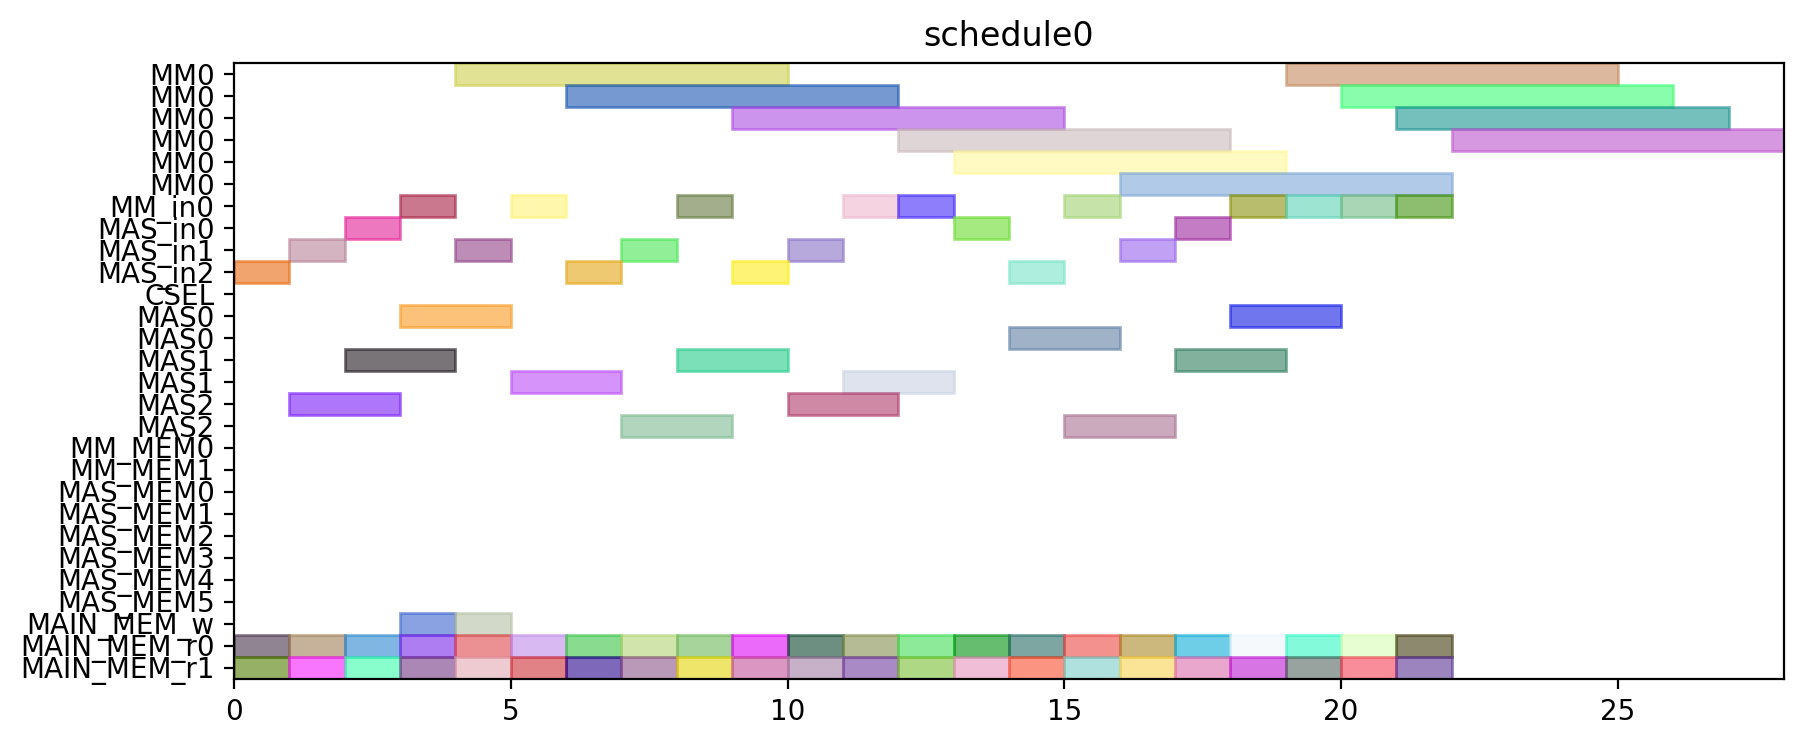

The script that drew this image:
from pyschedule import Scenario, solvers, plotters, alt


def solve():
	horizon = 120
	S = Scenario("schedule0", horizon=horizon)

	# resource
	MM = S.Resources('MM', num=1, size=6)
	MM_in = S.Resources('MM_in', num=1)
	MAS_in = S.Resources('MAS_in', num=3)
	CSEL = S.Resource('CSEL')
	MAS = S.Resources('MAS', num=3, size=2, periods=range(1, horizon))
	MM_MEM = S.Resources('MM_MEM', num=2)
	MAS_MEM = S.Resources('MAS_MEM', num=6)
	MAIN_MEM_w = S.Resource('MAIN_MEM_w', size=1)
	MAIN_MEM_r = S.Resources('MAIN_MEM_r', num=2)

	# result of previous scheduling

	# new tasks
	c10_t0 = S.Task('c10_t0', length=6, delay_cost=1)
	c10_t0 += alt(MM)
	c10_t0_in = S.Task('c10_t0_in', length=1, delay_cost=1)
	c10_t0_in += alt(MM_in)
	S += c10_t0_in*MM_in[0]<=c10_t0*MM[0]
	c10_t0_mem0 = S.Task('c10_t0_mem0', length=1, delay_cost=1)
	c10_t0_mem0 += MAIN_MEM_r[0]
	S += c10_t0_mem0 <= c10_t0

	c10_t0_mem1 = S.Task('c10_t0_mem1', length=1, delay_cost=1)
	c10_t0_mem1 += MAIN_MEM_r[1]
	S += c10_t0_mem1 <= c10_t0

	c10_t1 = S.Task('c10_t1', length=6, delay_cost=1)
	c10_t1 += alt(MM)
	c10_t1_in = S.Task('c10_t1_in', length=1, delay_cost=1)
	c10_t1_in += alt(MM_in)
	S += c10_t1_in*MM_in[0]<=c10_t1*MM[0]
	c10_t1_mem0 = S.Task('c10_t1_mem0', length=1, delay_cost=1)
	c10_t1_mem0 += MAIN_MEM_r[0]
	S += c10_t1_mem0 <= c10_t1

	c10_t1_mem1 = S.Task('c10_t1_mem1', length=1, delay_cost=1)
	c10_t1_mem1 += MAIN_MEM_r[1]
	S += c10_t1_mem1 <= c10_t1

	c10_t2 = S.Task('c10_t2', length=2, delay_cost=1)
	c10_t2 += alt(MAS)
	c10_t2_in = S.Task('c10_t2_in', length=1, delay_cost=1)
	c10_t2_in += alt(MAS_in)
	S += c10_t2_in*MAS_in[0]<=c10_t2*MAS[0]

	S += c10_t2_in*MAS_in[1]<=c10_t2*MAS[1]

	S += c10_t2_in*MAS_in[2]<=c10_t2*MAS[2]

	c10_t2_mem0 = S.Task('c10_t2_mem0', length=1, delay_cost=1)
	c10_t2_mem0 += MAIN_MEM_r[0]
	S += c10_t2_mem0 <= c10_t2

	c10_t2_mem1 = S.Task('c10_t2_mem1', length=1, delay_cost=1)
	c10_t2_mem1 += MAIN_MEM_r[1]
	S += c10_t2_mem1 <= c10_t2

	c10_t3 = S.Task('c10_t3', length=2, delay_cost=1)
	c10_t3 += alt(MAS)
	c10_t3_in = S.Task('c10_t3_in', length=1, delay_cost=1)
	c10_t3_in += alt(MAS_in)
	S += c10_t3_in*MAS_in[0]<=c10_t3*MAS[0]

	S += c10_t3_in*MAS_in[1]<=c10_t3*MAS[1]

	S += c10_t3_in*MAS_in[2]<=c10_t3*MAS[2]

	c10_t3_mem0 = S.Task('c10_t3_mem0', length=1, delay_cost=1)
	c10_t3_mem0 += MAIN_MEM_r[0]
	S += c10_t3_mem0 <= c10_t3

	c10_t3_mem1 = S.Task('c10_t3_mem1', length=1, delay_cost=1)
	c10_t3_mem1 += MAIN_MEM_r[1]
	S += c10_t3_mem1 <= c10_t3

	c20_t0 = S.Task('c20_t0', length=6, delay_cost=1)
	c20_t0 += alt(MM)
	c20_t0_in = S.Task('c20_t0_in', length=1, delay_cost=1)
	c20_t0_in += alt(MM_in)
	S += c20_t0_in*MM_in[0]<=c20_t0*MM[0]
	c20_t0_mem0 = S.Task('c20_t0_mem0', length=1, delay_cost=1)
	c20_t0_mem0 += MAIN_MEM_r[0]
	S += c20_t0_mem0 <= c20_t0

	c20_t0_mem1 = S.Task('c20_t0_mem1', length=1, delay_cost=1)
	c20_t0_mem1 += MAIN_MEM_r[1]
	S += c20_t0_mem1 <= c20_t0

	c20_t1 = S.Task('c20_t1', length=6, delay_cost=1)
	c20_t1 += alt(MM)
	c20_t1_in = S.Task('c20_t1_in', length=1, delay_cost=1)
	c20_t1_in += alt(MM_in)
	S += c20_t1_in*MM_in[0]<=c20_t1*MM[0]
	c20_t1_mem0 = S.Task('c20_t1_mem0', length=1, delay_cost=1)
	c20_t1_mem0 += MAIN_MEM_r[0]
	S += c20_t1_mem0 <= c20_t1

	c20_t1_mem1 = S.Task('c20_t1_mem1', length=1, delay_cost=1)
	c20_t1_mem1 += MAIN_MEM_r[1]
	S += c20_t1_mem1 <= c20_t1

	c20_t2 = S.Task('c20_t2', length=2, delay_cost=1)
	c20_t2 += alt(MAS)
	c20_t2_in = S.Task('c20_t2_in', length=1, delay_cost=1)
	c20_t2_in += alt(MAS_in)
	S += c20_t2_in*MAS_in[0]<=c20_t2*MAS[0]

	S += c20_t2_in*MAS_in[1]<=c20_t2*MAS[1]

	S += c20_t2_in*MAS_in[2]<=c20_t2*MAS[2]

	c20_t2_mem0 = S.Task('c20_t2_mem0', length=1, delay_cost=1)
	c20_t2_mem0 += MAIN_MEM_r[0]
	S += c20_t2_mem0 <= c20_t2

	c20_t2_mem1 = S.Task('c20_t2_mem1', length=1, delay_cost=1)
	c20_t2_mem1 += MAIN_MEM_r[1]
	S += c20_t2_mem1 <= c20_t2

	c20_t3 = S.Task('c20_t3', length=2, delay_cost=1)
	c20_t3 += alt(MAS)
	c20_t3_in = S.Task('c20_t3_in', length=1, delay_cost=1)
	c20_t3_in += alt(MAS_in)
	S += c20_t3_in*MAS_in[0]<=c20_t3*MAS[0]

	S += c20_t3_in*MAS_in[1]<=c20_t3*MAS[1]

	S += c20_t3_in*MAS_in[2]<=c20_t3*MAS[2]

	c20_t3_mem0 = S.Task('c20_t3_mem0', length=1, delay_cost=1)
	c20_t3_mem0 += MAIN_MEM_r[0]
	S += c20_t3_mem0 <= c20_t3

	c20_t3_mem1 = S.Task('c20_t3_mem1', length=1, delay_cost=1)
	c20_t3_mem1 += MAIN_MEM_r[1]
	S += c20_t3_mem1 <= c20_t3

	c01_t0 = S.Task('c01_t0', length=6, delay_cost=1)
	c01_t0 += alt(MM)
	c01_t0_in = S.Task('c01_t0_in', length=1, delay_cost=1)
	c01_t0_in += alt(MM_in)
	S += c01_t0_in*MM_in[0]<=c01_t0*MM[0]
	c01_t0_mem0 = S.Task('c01_t0_mem0', length=1, delay_cost=1)
	c01_t0_mem0 += MAIN_MEM_r[0]
	S += c01_t0_mem0 <= c01_t0

	c01_t0_mem1 = S.Task('c01_t0_mem1', length=1, delay_cost=1)
	c01_t0_mem1 += MAIN_MEM_r[1]
	S += c01_t0_mem1 <= c01_t0

	c01_t1 = S.Task('c01_t1', length=6, delay_cost=1)
	c01_t1 += alt(MM)
	c01_t1_in = S.Task('c01_t1_in', length=1, delay_cost=1)
	c01_t1_in += alt(MM_in)
	S += c01_t1_in*MM_in[0]<=c01_t1*MM[0]
	c01_t1_mem0 = S.Task('c01_t1_mem0', length=1, delay_cost=1)
	c01_t1_mem0 += MAIN_MEM_r[0]
	S += c01_t1_mem0 <= c01_t1

	c01_t1_mem1 = S.Task('c01_t1_mem1', length=1, delay_cost=1)
	c01_t1_mem1 += MAIN_MEM_r[1]
	S += c01_t1_mem1 <= c01_t1

	c01_t2 = S.Task('c01_t2', length=2, delay_cost=1)
	c01_t2 += alt(MAS)
	c01_t2_in = S.Task('c01_t2_in', length=1, delay_cost=1)
	c01_t2_in += alt(MAS_in)
	S += c01_t2_in*MAS_in[0]<=c01_t2*MAS[0]

	S += c01_t2_in*MAS_in[1]<=c01_t2*MAS[1]

	S += c01_t2_in*MAS_in[2]<=c01_t2*MAS[2]

	c01_t2_mem0 = S.Task('c01_t2_mem0', length=1, delay_cost=1)
	c01_t2_mem0 += MAIN_MEM_r[0]
	S += c01_t2_mem0 <= c01_t2

	c01_t2_mem1 = S.Task('c01_t2_mem1', length=1, delay_cost=1)
	c01_t2_mem1 += MAIN_MEM_r[1]
	S += c01_t2_mem1 <= c01_t2

	c01_t3 = S.Task('c01_t3', length=2, delay_cost=1)
	c01_t3 += alt(MAS)
	c01_t3_in = S.Task('c01_t3_in', length=1, delay_cost=1)
	c01_t3_in += alt(MAS_in)
	S += c01_t3_in*MAS_in[0]<=c01_t3*MAS[0]

	S += c01_t3_in*MAS_in[1]<=c01_t3*MAS[1]

	S += c01_t3_in*MAS_in[2]<=c01_t3*MAS[2]

	c01_t3_mem0 = S.Task('c01_t3_mem0', length=1, delay_cost=1)
	c01_t3_mem0 += MAIN_MEM_r[0]
	S += c01_t3_mem0 <= c01_t3

	c01_t3_mem1 = S.Task('c01_t3_mem1', length=1, delay_cost=1)
	c01_t3_mem1 += MAIN_MEM_r[1]
	S += c01_t3_mem1 <= c01_t3

	c11_t0 = S.Task('c11_t0', length=6, delay_cost=1)
	c11_t0 += alt(MM)
	c11_t0_in = S.Task('c11_t0_in', length=1, delay_cost=1)
	c11_t0_in += alt(MM_in)
	S += c11_t0_in*MM_in[0]<=c11_t0*MM[0]
	c11_t0_mem0 = S.Task('c11_t0_mem0', length=1, delay_cost=1)
	c11_t0_mem0 += MAIN_MEM_r[0]
	S += c11_t0_mem0 <= c11_t0

	c11_t0_mem1 = S.Task('c11_t0_mem1', length=1, delay_cost=1)
	c11_t0_mem1 += MAIN_MEM_r[1]
	S += c11_t0_mem1 <= c11_t0

	c11_t1 = S.Task('c11_t1', length=6, delay_cost=1)
	c11_t1 += alt(MM)
	c11_t1_in = S.Task('c11_t1_in', length=1, delay_cost=1)
	c11_t1_in += alt(MM_in)
	S += c11_t1_in*MM_in[0]<=c11_t1*MM[0]
	c11_t1_mem0 = S.Task('c11_t1_mem0', length=1, delay_cost=1)
	c11_t1_mem0 += MAIN_MEM_r[0]
	S += c11_t1_mem0 <= c11_t1

	c11_t1_mem1 = S.Task('c11_t1_mem1', length=1, delay_cost=1)
	c11_t1_mem1 += MAIN_MEM_r[1]
	S += c11_t1_mem1 <= c11_t1

	c11_t2 = S.Task('c11_t2', length=2, delay_cost=1)
	c11_t2 += alt(MAS)
	c11_t2_in = S.Task('c11_t2_in', length=1, delay_cost=1)
	c11_t2_in += alt(MAS_in)
	S += c11_t2_in*MAS_in[0]<=c11_t2*MAS[0]

	S += c11_t2_in*MAS_in[1]<=c11_t2*MAS[1]

	S += c11_t2_in*MAS_in[2]<=c11_t2*MAS[2]

	c11_t2_mem0 = S.Task('c11_t2_mem0', length=1, delay_cost=1)
	c11_t2_mem0 += MAIN_MEM_r[0]
	S += c11_t2_mem0 <= c11_t2

	c11_t2_mem1 = S.Task('c11_t2_mem1', length=1, delay_cost=1)
	c11_t2_mem1 += MAIN_MEM_r[1]
	S += c11_t2_mem1 <= c11_t2

	c11_t3 = S.Task('c11_t3', length=2, delay_cost=1)
	c11_t3 += alt(MAS)
	c11_t3_in = S.Task('c11_t3_in', length=1, delay_cost=1)
	c11_t3_in += alt(MAS_in)
	S += c11_t3_in*MAS_in[0]<=c11_t3*MAS[0]

	S += c11_t3_in*MAS_in[1]<=c11_t3*MAS[1]

	S += c11_t3_in*MAS_in[2]<=c11_t3*MAS[2]

	c11_t3_mem0 = S.Task('c11_t3_mem0', length=1, delay_cost=1)
	c11_t3_mem0 += MAIN_MEM_r[0]
	S += c11_t3_mem0 <= c11_t3

	c11_t3_mem1 = S.Task('c11_t3_mem1', length=1, delay_cost=1)
	c11_t3_mem1 += MAIN_MEM_r[1]
	S += c11_t3_mem1 <= c11_t3

	c21_t0 = S.Task('c21_t0', length=6, delay_cost=1)
	c21_t0 += alt(MM)
	c21_t0_in = S.Task('c21_t0_in', length=1, delay_cost=1)
	c21_t0_in += alt(MM_in)
	S += c21_t0_in*MM_in[0]<=c21_t0*MM[0]
	c21_t0_mem0 = S.Task('c21_t0_mem0', length=1, delay_cost=1)
	c21_t0_mem0 += MAIN_MEM_r[0]
	S += c21_t0_mem0 <= c21_t0

	c21_t0_mem1 = S.Task('c21_t0_mem1', length=1, delay_cost=1)
	c21_t0_mem1 += MAIN_MEM_r[1]
	S += c21_t0_mem1 <= c21_t0

	c21_t1 = S.Task('c21_t1', length=6, delay_cost=1)
	c21_t1 += alt(MM)
	c21_t1_in = S.Task('c21_t1_in', length=1, delay_cost=1)
	c21_t1_in += alt(MM_in)
	S += c21_t1_in*MM_in[0]<=c21_t1*MM[0]
	c21_t1_mem0 = S.Task('c21_t1_mem0', length=1, delay_cost=1)
	c21_t1_mem0 += MAIN_MEM_r[0]
	S += c21_t1_mem0 <= c21_t1

	c21_t1_mem1 = S.Task('c21_t1_mem1', length=1, delay_cost=1)
	c21_t1_mem1 += MAIN_MEM_r[1]
	S += c21_t1_mem1 <= c21_t1

	c21_t2 = S.Task('c21_t2', length=2, delay_cost=1)
	c21_t2 += alt(MAS)
	c21_t2_in = S.Task('c21_t2_in', length=1, delay_cost=1)
	c21_t2_in += alt(MAS_in)
	S += c21_t2_in*MAS_in[0]<=c21_t2*MAS[0]

	S += c21_t2_in*MAS_in[1]<=c21_t2*MAS[1]

	S += c21_t2_in*MAS_in[2]<=c21_t2*MAS[2]

	c21_t2_mem0 = S.Task('c21_t2_mem0', length=1, delay_cost=1)
	c21_t2_mem0 += MAIN_MEM_r[0]
	S += c21_t2_mem0 <= c21_t2

	c21_t2_mem1 = S.Task('c21_t2_mem1', length=1, delay_cost=1)
	c21_t2_mem1 += MAIN_MEM_r[1]
	S += c21_t2_mem1 <= c21_t2

	c21_t3 = S.Task('c21_t3', length=2, delay_cost=1)
	c21_t3 += alt(MAS)
	c21_t3_in = S.Task('c21_t3_in', length=1, delay_cost=1)
	c21_t3_in += alt(MAS_in)
	S += c21_t3_in*MAS_in[0]<=c21_t3*MAS[0]

	S += c21_t3_in*MAS_in[1]<=c21_t3*MAS[1]

	S += c21_t3_in*MAS_in[2]<=c21_t3*MAS[2]

	c21_t3_mem0 = S.Task('c21_t3_mem0', length=1, delay_cost=1)
	c21_t3_mem0 += MAIN_MEM_r[0]
	S += c21_t3_mem0 <= c21_t3

	c21_t3_mem1 = S.Task('c21_t3_mem1', length=1, delay_cost=1)
	c21_t3_mem1 += MAIN_MEM_r[1]
	S += c21_t3_mem1 <= c21_t3

	c000 = S.Task('c000', length=2, delay_cost=1)
	c000 += alt(MAS)
	c000_in = S.Task('c000_in', length=1, delay_cost=1)
	c000_in += alt(MAS_in)
	S += c000_in*MAS_in[0]<=c000*MAS[0]

	S += c000_in*MAS_in[1]<=c000*MAS[1]

	S += c000_in*MAS_in[2]<=c000*MAS[2]

	S += 0<c000

	c000_w = S.Task('c000_w', length=1, delay_cost=1)
	c000_w += alt(MAIN_MEM_w)
	S += c000 <= c000_w

	c000_mem0 = S.Task('c000_mem0', length=1, delay_cost=1)
	c000_mem0 += MAIN_MEM_r[0]
	S += c000_mem0 <= c000

	c000_mem1 = S.Task('c000_mem1', length=1, delay_cost=1)
	c000_mem1 += MAIN_MEM_r[1]
	S += c000_mem1 <= c000

	c001 = S.Task('c001', length=2, delay_cost=1)
	c001 += alt(MAS)
	c001_in = S.Task('c001_in', length=1, delay_cost=1)
	c001_in += alt(MAS_in)
	S += c001_in*MAS_in[0]<=c001*MAS[0]

	S += c001_in*MAS_in[1]<=c001*MAS[1]

	S += c001_in*MAS_in[2]<=c001*MAS[2]

	S += 0<c001

	c001_w = S.Task('c001_w', length=1, delay_cost=1)
	c001_w += alt(MAIN_MEM_w)
	S += c001 <= c001_w

	c001_mem0 = S.Task('c001_mem0', length=1, delay_cost=1)
	c001_mem0 += MAIN_MEM_r[0]
	S += c001_mem0 <= c001

	c001_mem1 = S.Task('c001_mem1', length=1, delay_cost=1)
	c001_mem1 += MAIN_MEM_r[1]
	S += c001_mem1 <= c001

	solvers.mip.solve(S,msg=1,kind='CPLEX',ratio_gap=1.01)

	solution = [['hoge']*len(S.solution()[1]) for i in range(len(S.solution()))]
	for i in range(len(S.solution())):
		for j in range(len(S.solution()[i])):
			solution[i][j]=str(S.solution()[i][j])
	print(solution)

	cycles = int(solution[-1][3])

	pic_file_name = "/mnt/rose/usr1/fukuda/ABE/multiRAM_multiMAS_16mux/scheduling_result/stage6MM1_stage2MAS3/FROB/schedule0.png"
	if(S.solution() != []):
		plotters.matplotlib.plot(S,img_filename=pic_file_name, show_task_labels=False, fig_size=(cycles*0.25+3, 4))

	return solution
